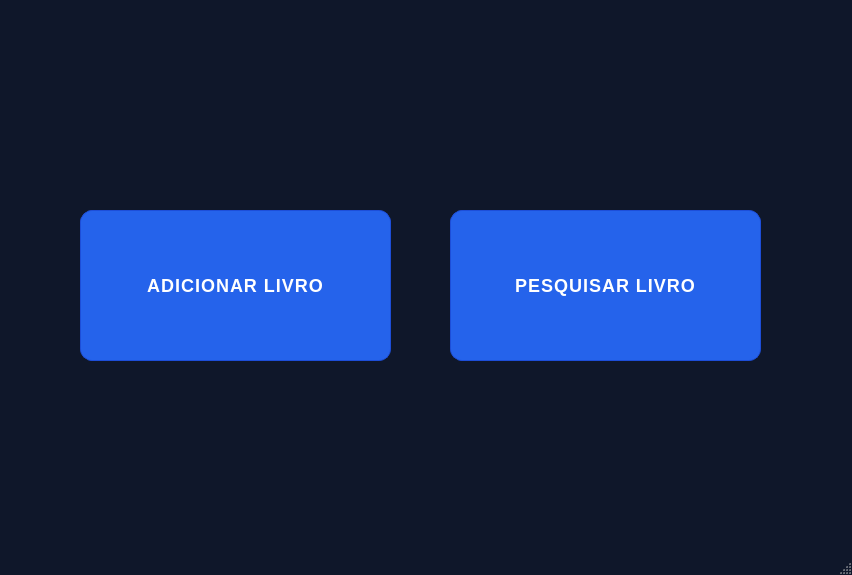
<?xml version="1.0" encoding="UTF-8"?>
<ui version="4.0">
 <class>JanelaPrincipal</class>
 <widget class="QMainWindow" name="JanelaPrincipal">
  <property name="geometry">
   <rect>
    <x>0</x>
    <y>0</y>
    <width>852</width>
    <height>575</height>
   </rect>
  </property>
  <property name="windowTitle">
   <string>JanelaPrincipal</string>
  </property>
  <property name="autoFillBackground">
   <bool>false</bool>
  </property>
  <property name="styleSheet">
   <string notr="true">/* Fundo da Janela */
QMainWindow {
    background-color: #0F172A; /* Slate escuro profundo */
}

/* Estilo dos Botões Gigantes */
QPushButton {
    background-color: #2563EB; /* Azul primário moderno */
    color: #FFFFFF;
    border: 1px solid #1D4ED8;
    border-radius: 12px; /* Cantos bem arredondados */
    font-family: 'Segoe UI', Arial, sans-serif;
    font-size: 18px;
    font-weight: bold;
    letter-spacing: 1px;
}

/* Efeito ao passar o mouse */
QPushButton:hover {
    background-color: #3B82F6;
    border: 1px solid #60A5FA;
}

/* Efeito ao clicar */
QPushButton:pressed {
    background-color: #1E40AF;
    border: 1px solid #1E3A8A;
}</string>
  </property>
  <widget class="QWidget" name="centralwidget">
   <widget class="QPushButton" name="btn_adicionar">
    <property name="geometry">
     <rect>
      <x>80</x>
      <y>210</y>
      <width>311</width>
      <height>151</height>
     </rect>
    </property>
    <property name="text">
     <string>ADICIONAR LIVRO</string>
    </property>
   </widget>
   <widget class="QPushButton" name="btn_pesquisar">
    <property name="geometry">
     <rect>
      <x>450</x>
      <y>210</y>
      <width>311</width>
      <height>151</height>
     </rect>
    </property>
    <property name="text">
     <string>PESQUISAR LIVRO</string>
    </property>
   </widget>
  </widget>
  <widget class="QMenuBar" name="menubar">
   <property name="geometry">
    <rect>
     <x>0</x>
     <y>0</y>
     <width>852</width>
     <height>22</height>
    </rect>
   </property>
  </widget>
  <widget class="QStatusBar" name="statusbar"/>
 </widget>
 <resources/>
 <connections/>
</ui>
